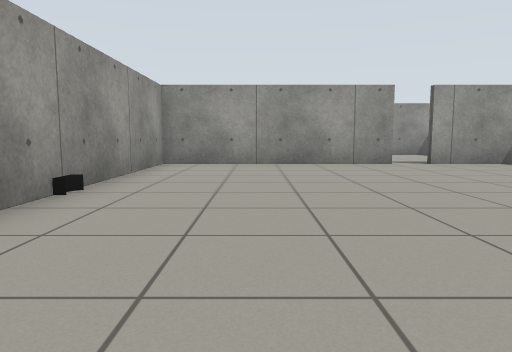
[1] (above)

12 first-person views from a walk through a Gazebo world. The camera is 0.68 m above the floor, tilts 6° down and sees 70° across. The floor is counted in squares, 1 m on a side. Each view is taken from the middle of a square. On the plan, view 1 faces up. The plan holds only what a view shows up to about 11 squares ahead; the rest is blank.

[2]
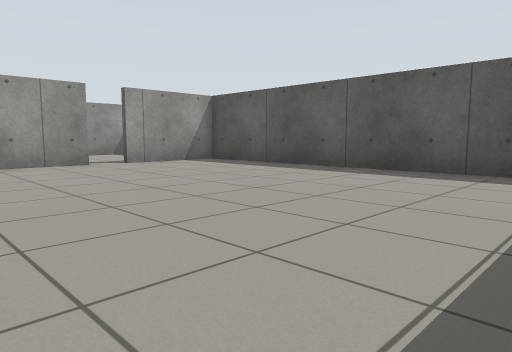

[3]
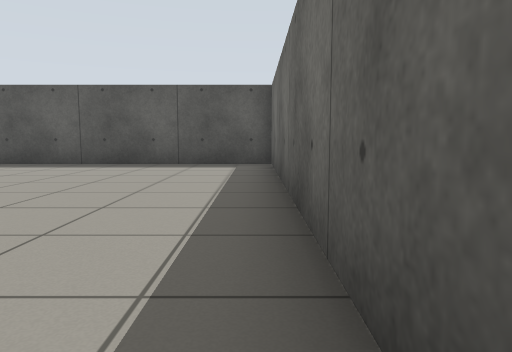

[4]
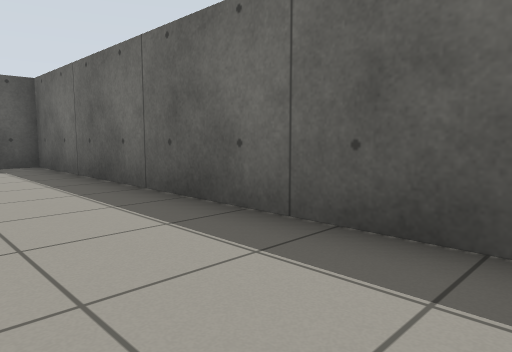

[5]
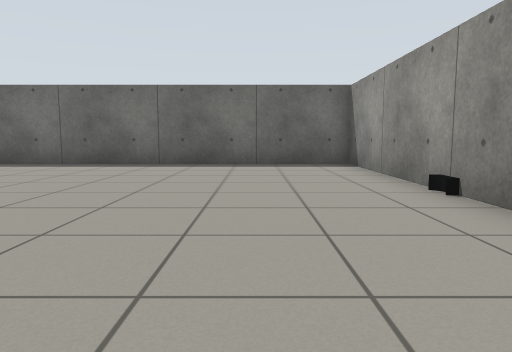

[6]
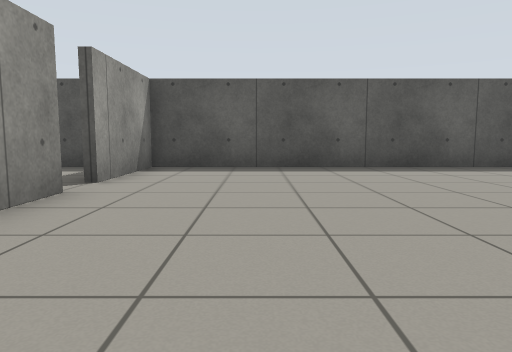

[7]
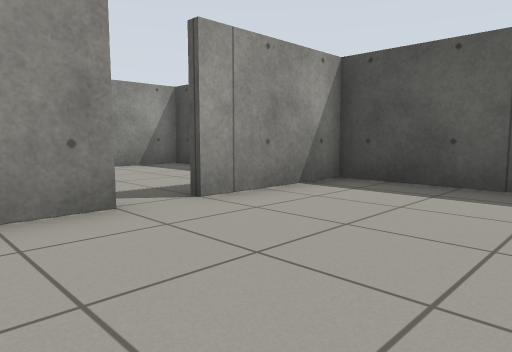

[8]
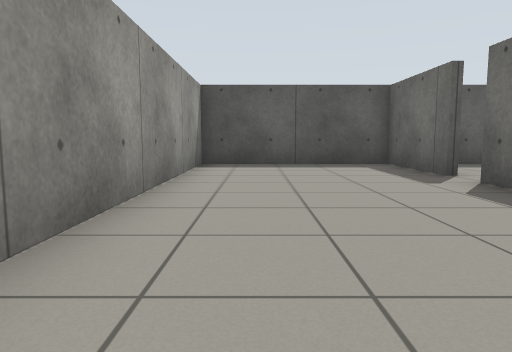

[9]
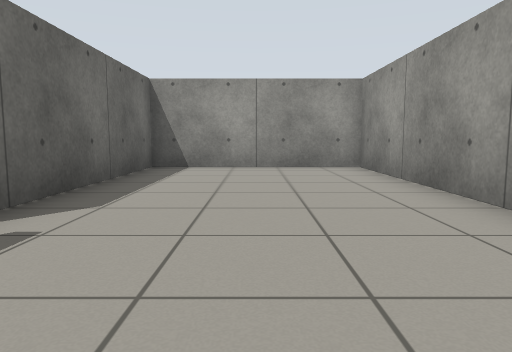

[10]
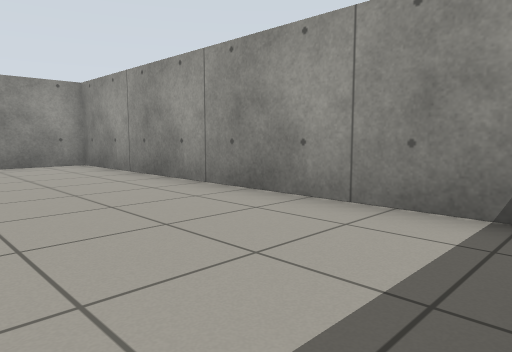

[11]
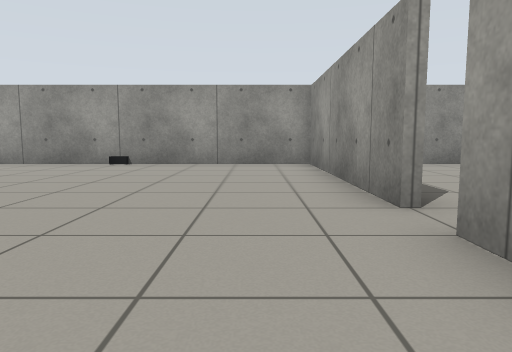

[12]
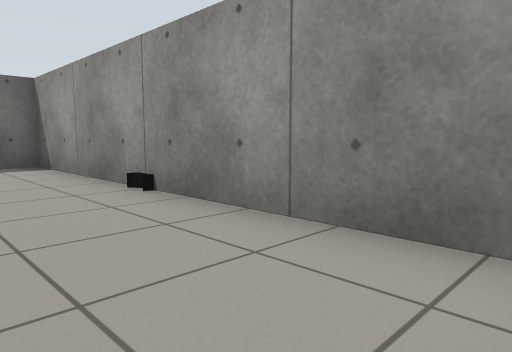

### Floor plan
Ten units are one square. View 1 is at (0, 0); x grows to the right and y downward. Boxes are objects, and circles mark ways between rooms. Rooms are numbered by the first view taken in them; rooms with no view inside come last. Other rooms are left out.
<svg viewBox="-30 -149 110 158">
<path fill="none" stroke="#000" d="M36 -94 -25 -94M-24 -100 -24 4 74 4 74 -100M75 -94 45 -94M45 -96 75 -96M74 -100 74 -144 -24 -144 -24 -100M-25 -96 35 -96"/>
<rect x="-25" y="-55" width="10" height="10" fill="#bbb"><title>other object</title></rect>
<circle cx="40" cy="-100" r="3" fill="#2a7"/>
<text x="20" y="-50">1</text>
<text x="30" y="-120">2</text>
</svg>
Room 1 opens to room 2.

Where each view was taken, in squares from view 1:
view 1: 0 up, 0 right, facing up
view 2: 0 up, 0 right, facing up-right
view 3: 0 up, 2 left, facing right
view 4: 2 up, 2 left, facing down-right
view 5: 9 up, 0 right, facing down
view 6: 7 up, 1 left, facing right
view 7: 6 up, 2 right, facing up-right
view 8: 13 up, 2 left, facing right
view 9: 12 up, 6 right, facing left
view 10: 11 up, 7 right, facing up-left
view 11: 8 up, 7 right, facing left
view 12: 9 up, 0 right, facing down-left
